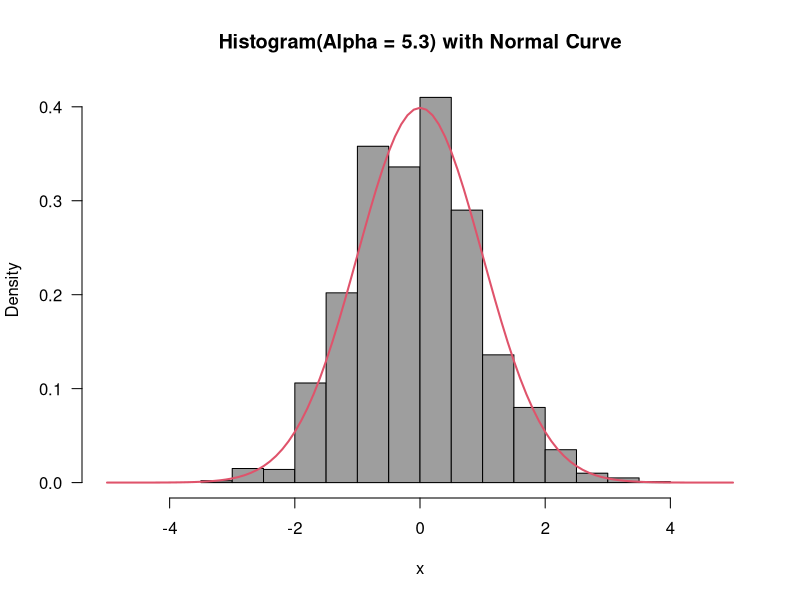
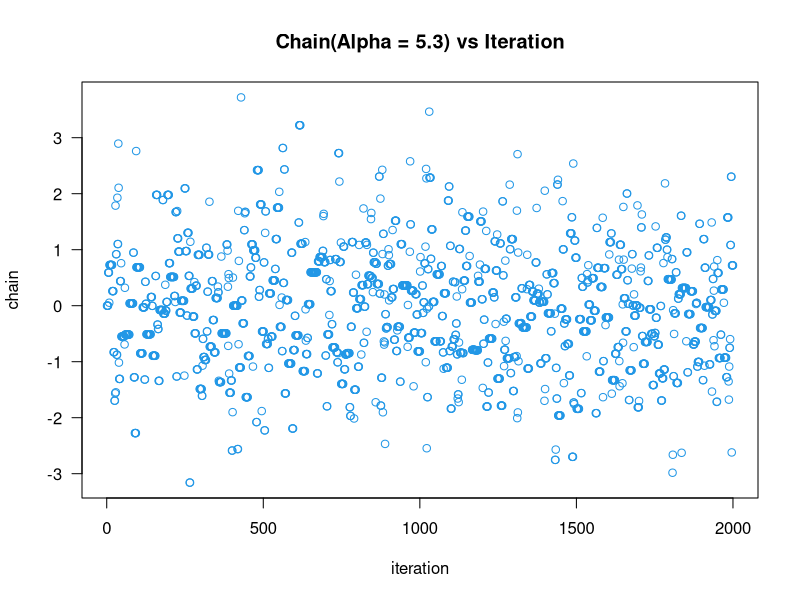

The R script that drew these images, in order:
normm<-function (Nsim, a)
## Nism is the number if iterations and the a is 
## if we choose a = 5.3, it seems the acceptance rate is
## around 0.3
## the parameter of the Proposal distribution g(.|x^t)
## here we choose uniform distribution
{
  vec <- vector("numeric", Nsim)
  ## the vector vec is used to store the simulation result
  x <- 0
  vec[1] <- x
  ## innitialzing
  accepts = 0
  for (i in 2:Nsim) {
    innov <- runif(1, -a, a)
    Xstar <- x + innov
    ## sample a candidate value Xstar 
    ## from the proposal distribution
    aprob <- min(1, dnorm(Xstar)/dnorm(x))
    ## computing the Metropolis-Hastings ration
    ## here we using Metroplolis algorithm 
    ## so g(x|y) = g(y|x)
    u <- runif(1)
    ## ramdom probability that accepts the Xstar
    if (u < aprob){
      x <- Xstar
      accepts <- accepts +1
    }
    vec[i] <- x
  }
  print(accepts/Nsim)
return (vec)
}

output <- function(iteration=2000,alpha=5.3){
  vec <- normm(iteration,alpha)
  h<-hist(vec, xlim = c(-5,5),freq=FALSE,las=1,col=8,xlab="x", 
          main="Histogram(Alpha = 5.3) with Normal Curve") 
  curve(dnorm(x, mean=0, sd=1), add=TRUE, col=2, lwd=2) 
  return (vec)
}
h = output(2000,5.3)
plot(h,las=1,col=4,xlab='iteration',ylab='chain',, 
     main="Chain(Alpha = 5.3) vs Iteration")

